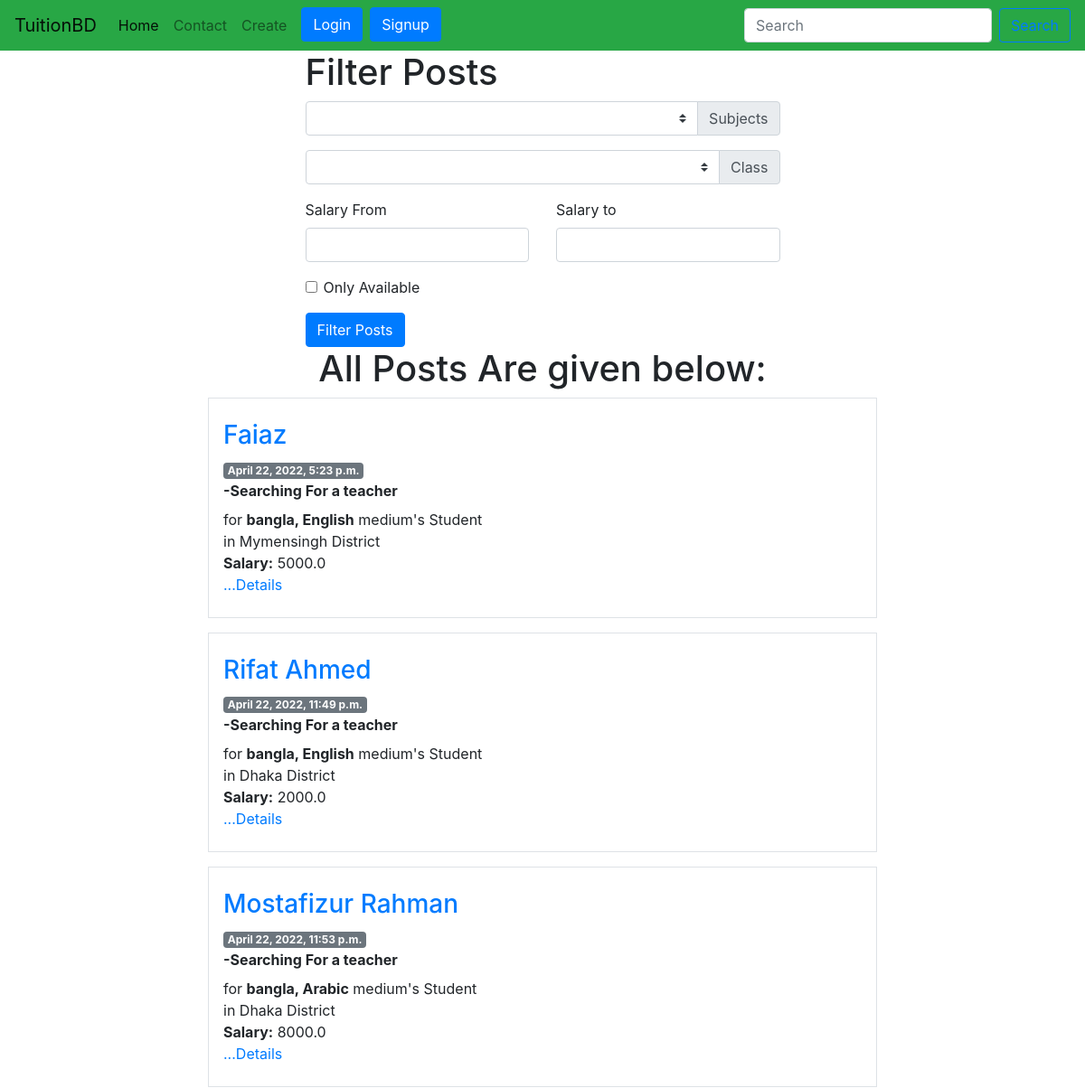
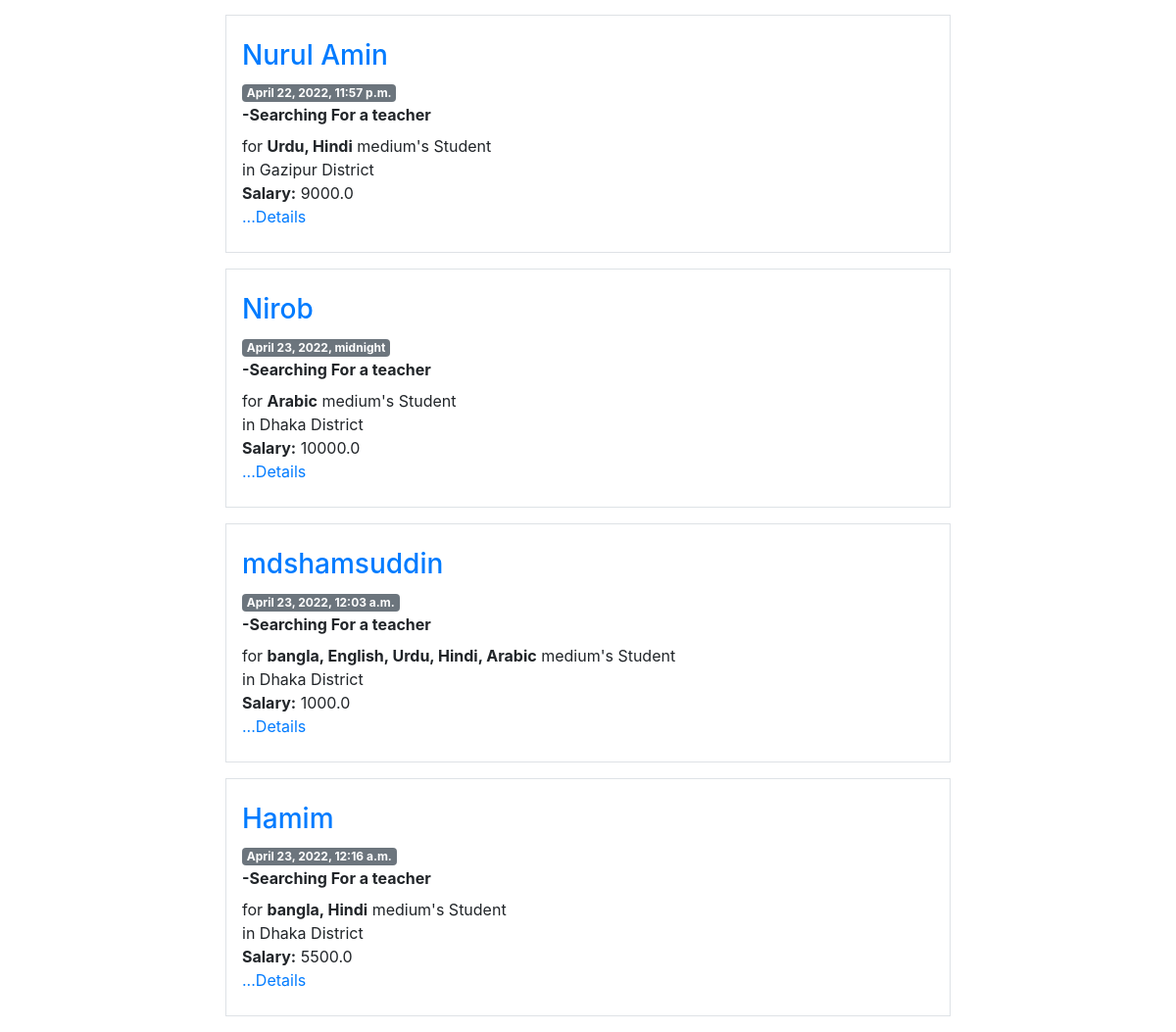
The page / on the database its author committed (2 pictures, top to bottom).
### tuition/models.py (models this page shows, shortened)
class Post(models.Model):
    CATEGORY=(
        ('Teacher','Teacher'),
        ('Student','Student'),
    )
    MEDIUM=(
        ('bangla','bangla'),
        ('English','English'),
        ('Urdu','Urdu'),
        ('Hindi','Hindi'),
        ('Arabic','Arabic'),
    )
    user=models.ForeignKey(User,on_delete=models.CASCADE, blank=True, null= True)
    id=models.AutoField(primary_key=True)
    title=models.CharField(max_length=101)
    slug=models.CharField(max_length=100, default=title)
    email=models.EmailField()
    salary=models.FloatField()
    details=models.TextField()
    available=models.BooleanField()
    category=models.CharField(max_length=100,choices=CATEGORY)
    created_at=models.DateTimeField(default=now)
    image=models.ImageField(default='default.jpg', upload_to='tuition/images')
    medium=MultiSelectField(max_length=100, max_choices=5, choices=MEDIUM, default='bangla')
    subject=models.ManyToManyField(Subject, related_name='subject_set')
    class_in=models.ManyToManyField(Class_in, related_name='class_set')
    district=models.CharField(max_length=100, null=True, blank=True)
    likes=models.ManyToManyField(User, related_name='post_likes')
    views=models.ManyToManyField(User, related_name='post_views')
    objects=models.Manager()
    items=PostManager()

### tuition/views.py (the view)
# urls.py: path('',PostListView.as_view(), name="homeview"),
class PostListView(ListView):
    template_name='tuition/postlist.html'
    queryset=Post.objects.all()
    context_object_name='posts'
    def get_context_data(self,*args, **kwargs):
        context=super().get_context_data(*args, **kwargs)
        posts=context.get('object_list')
        context['posts']= posts
        context['subjects']= Subject.objects.all()
        context['classes']= Class_in.objects.all()
        return context

### tuition/models.py (called while the page is built)
    def __str__(self):
        return self.name

    def __str__(self):
        return self.name

### templates/tuition/postlist.html (shortened to what this page needs)
{% extends 'basic.html' %}
{% block body %}
<div class="container">
  <div class="col-md-6 offset-md-3">
    <h1>Filter Posts</h1>
    <form action="/tuition/filter/" method="post">
      <div class="input-group mb-3">
        <select class="custom-select" id="inputGroupSelect02" name='subject'>
          <option></option>
          {% for i in subjects %}
          <option value="{{i}}">{{i}}</option>
          {% endfor %}
        </select>
        <div class="input-group-append">
          <label class="input-group-text" for="inputGroupSelect02">Subjects</label>
        </div>
        </div>
        <div>
        <div class="input-group mb-3">
          <select class="custom-select" id="inputGroupSelect02" name='class_in'>
            <option></option>
            {% for i in classes %}
            <option value="{{i}}">{{i}}</option>
            {% endfor %}
          </select>
          <div class="input-group-append">
            <label class="input-group-text" for="inputGroupSelect02">Class</label>
          </div>
        </div>
      </div>
      <div class="row">
      <div class="col">
      <div class="form-group">
        <label for="exampleFormControlInput1">Salary From</label>
        <input type="number" class="form-control" name="salary_from" id="exampleFormControlInput1">
      </div>
      </div>
      <div class="col">
      <div class="form-group">
        <label for="exampleFormControlInput1">Salary to</label>
        <input type="number" class="form-control" name="salary_to" id="exampleFormControlInput1">
      </div>
      </div>
      </div>
  <div class="form-group form-check">
        <input type="checkbox" class="form-check-input" id="exampleCheck1" name="available">
        <label class="form-check-label" for="exampleCheck1">Only Available</label>
      </div>
      <button class="btn btn-primary" type="submit">Filter Posts</button>
    </form>
  </div>
  <h1 class="text-center">All Posts Are given below:</h1>
  {% for p in posts %}
  <div class="col-md-8 offset-md-2 mb-3 p-3 border">
    <div class="row  my-2 position-relative">
      <div class="col d-flex flex-column">
        <strong class="d-inline-block mb-2">
          <div>
            <a href="/session/otherprofile/{{p.user.username}}/">
              <h3> {% if p.user.get_full_name %}{{p.user.get_full_name}} {% else %} {{p.user.username}} {% endif %}
              </h3>
            </a>
            <span class="badge badge-secondary">{{p.created_at}}</span>
          </div>
          -Searching For a teacher
        </strong>
        <div class="preview">
          for <b> {{p.medium}}</b> medium's Student <br>
          in {{p.district}} District <br>
          <b>Salary:</b> {{p.salary}} <br>
          <p class="card-text">
            <a href="/tuition/postdetail/{{p.id}}/"> ...Details</a>
          </p>
        </div>
      </div>
    </div>
  </div>
  {% endfor %}
</div>
{% endblock body %}

### rows shown on the page
Post: user.get_full_name "Faiaz", created_at "April 22, 2022, 5:23 p.m.", medium "bangla, English", district "Mymensingh", salary "5000.0"
Post: user.get_full_name "Rifat Ahmed", created_at "April 22, 2022, 11:49 p.m.", medium "bangla, English", district "Dhaka", salary "2000.0"
Post: user.get_full_name "Mostafizur Rahman", created_at "April 22, 2022, 11:53 p.m.", medium "bangla, Arabic", district "Dhaka", salary "8000.0"
Post: user.get_full_name "Nurul Amin", created_at "April 22, 2022, 11:57 p.m.", medium "Urdu, Hindi", district "Gazipur", salary "9000.0"
Post: user.get_full_name "Nirob", created_at "April 23, 2022, midnight", medium "Arabic", district "Dhaka", salary "10000.0"
Post: user.get_full_name "mdshamsuddin", created_at "April 23, 2022, 12:03 a.m.", medium "bangla, English, Urdu, Hindi, Arabic", district "Dhaka", salary "1000.0"
Post: user.get_full_name "Hamim", created_at "April 23, 2022, 12:16 a.m.", medium "bangla, Hindi", district "Dhaka", salary "5500.0"
